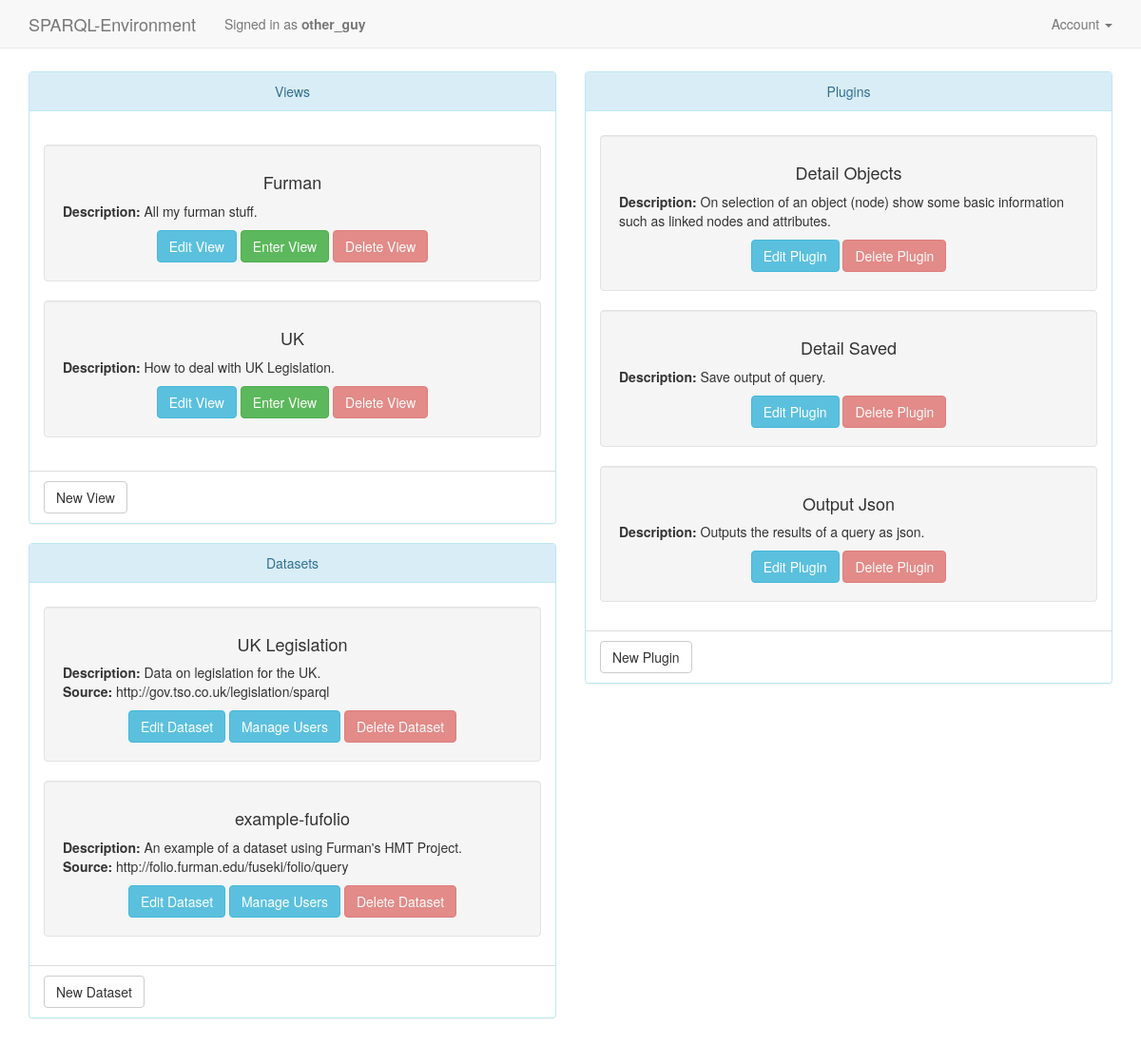
/homepage.php (signed in), run on the app's committed database.
### tables this page shows
CREATE TABLE view (
	id int NOT NULL AUTO_INCREMENT PRIMARY KEY,
	name varchar(50) NOT NULL,
	description varchar(140),
	user_id varchar(50) NOT NULL,
	plugin_doc_id varchar(50),
	history_doc_id varchar(50),
	CONSTRAINT user_view_fk
	FOREIGN KEY (user_id) REFERENCES user(username)
	ON UPDATE CASCADE
	ON DELETE CASCADE
);

CREATE TABLE dataset (
	id int NOT NULL AUTO_INCREMENT PRIMARY KEY,
	name varchar(50) NOT NULL,
	description varchar(140) NOT NULL,
	source varchar(100) NOT NULL,
	prefix_list text,
	variable_list text
);

CREATE TABLE plugin (
	urn varchar(140) NOT NULL PRIMARY KEY,
	name varchar(50) NOT NULL,
	description varchar(140) NOT NULL,
	config_doc_id varchar(50),
	owner varchar(50) NOT NULL,
	CONSTRAINT user_plugin_fk
	FOREIGN KEY (owner) REFERENCES user(username)
	ON UPDATE CASCADE
	ON DELETE CASCADE
);

### homepage.php (the view, shortened to what this page needs)
<?php
    require("common.php");
?>
<!DOCTYPE html>
<html>
<head>
	<link rel="stylesheet" type="text/css" href="webroot/css/bootstrap.css"/>
	<link rel="stylesheet" type="text/css" href="webroot/css/bootstrap-adjust.css"/>
</head>
<nav class="navbar navbar-default navbar-fixed-top">
<div class="container">
  <div class="navbar-header">
    <a class="navbar-brand" href="homepage.php">SPARQL-Environment</a>
    <p class="navbar-text">Signed in as
      <b><?php echo htmlentities($_SESSION['user']['username'], ENT_QUOTES, 'UTF-8'); ?></b>
    </p>
  </div>
  <div class="collapse navbar-collapse" id="bs-example-navbar-collapse-1">
    <ul class="nav navbar-nav navbar-right">
      <li class="dropdown">
        <a href="#" class="dropdown-toggle" data-toggle="dropdown" role="button" aria-haspopup="true" aria-expanded="false">Account <span class="caret"></span></a>
      </li>
    </ul>
  </div>
</div>
</nav>
<body>
	<div id="main-container">
	<div id="content" class="container">
	<div id="page-container" class="row">
	<div id="page-content" class="col-sm-12">
	  <div class="row">
      <div class="col-sm-6">
        <div class="panel panel-info">
          <div class="panel-heading" style="text-align: center;">Views</div>
          <div class="panel-body" style="padding-top: 35px;">
            <?php
                $query = "SELECT id, name, description FROM view
                          WHERE view.user_id = :user_id";
                $query_params = array(':user_id' => $_SESSION['user']['username']);
                try {
                    $stmt = $db->prepare($query);
                    $result = $stmt->execute($query_params);
                } catch(PDOException $ex) {
                    die("Failed to run query: " . $ex->getMessage());
                }
                while($row = $stmt->fetch()) {
                  print('<div class="well">
                          <h4 style="text-align: center;">' . $row['name'] . '</h4>' .
                          "<b>Description:</b> " . $row['description'] .
                          '<br/><div style="text-align: center; padding-top: 10px;">
                            <a class="btn btn-info" href="edit_view.php?id=' . $row['id'] . '" role="button">Edit View</a>
                            <a class="btn btn-success" href="view.php?id=' . $row['id'] . '" role="button">Enter View</a>
                            <a class="btn btn-danger" role="button" disabled="disabled">Delete View</a>
                          </div>
                        </div>');
                }
            ?>
          </div>
          <ul class="list-group">
            <li class="list-group-item">
              <a class="btn btn-default" href="new_view.php" role="button">New View</a>
            </li>
          </ul>
        </div>
        <div class="panel panel-info">
          <div class="panel-heading" style="text-align: center;">Datasets</div>
          <ul class="list-group">
            <li class="list-group-item" style="padding-top: 25px;">
              <?php
                  $query = "SELECT dataset.id, dataset.name, dataset.description, dataset.source
                            FROM dataset, datapermission
                            WHERE datapermission.user_id = :user_id
                            AND datapermission.data_id = dataset.id";
                  $query_params = array(':user_id' => $_SESSION['user']['username']);
                  try {
                      $stmt = $db->prepare($query);
                      $result = $stmt->execute($query_params);
                  } catch(PDOException $ex) {
                      die("Failed to run query: " . $ex->getMessage());
                  }
                  while($row = $stmt->fetch()) {
                    print('<div class="well">
                            <h4 style="text-align: center;">' . $row['name'] . '</h4>' .
                            "<b>Description:</b> " . $row['description'] .
                            "<br/><b>Source:</b> " . $row['source'] .
                            '<br/><div style="text-align: center; padding-top: 10px;">
                              <a class="btn btn-info" href="edit_dataset.php?id=' . $row['id'] . '" role="button">Edit Dataset</a>
                              <a class="btn btn-info" href="manage_users.php?id=' . $row['id'] . '" role="button">Manage Users</a>
                              <a class="btn btn-danger" role="button" disabled="disabled">Delete Dataset</a>
                            </div>
                          </div>');
                  }
                ?>
            </li>
            <li class="list-group-item">
              <a class="btn btn-default" href="new_dataset.php" role="button">New Dataset</a>
            </li>
          </ul>
        </div>
      </div>
      <div class="col-sm-6">
        <div class="panel panel-info">
          <div class="panel-heading" style="text-align: center;">Plugins</div>
          <ul class="list-group">
            <li class="list-group-item" style="padding-top: 25px;">
              <?php
                  $query = "SELECT urn, name, description FROM plugin
                            WHERE owner = :user_id";
                  $query_params = array(':user_id' => $_SESSION['user']['username']);
                  try {
                      $stmt = $db->prepare($query);
                      $result = $stmt->execute($query_params);
                  } catch(PDOException $ex) {
                      die("Failed to run query: " . $ex->getMessage());
                  }
                  while($row = $stmt->fetch()) {
                    print('<div class="well">
                            <h4 style="text-align: center;">' . $row['name'] . '</h4>' .
                            "<b>Description:</b> " . $row['description'] .
                            '<br/><div style="text-align: center; padding-top: 10px;">
                              <a class="btn btn-info" href="edit_plugin.php?urn=' . $row['urn'] . '" role="button">Edit Plugin</a>
                              <a class="btn btn-danger" role="button" disabled="disabled">Delete Plugin</a>
                            </div>
                          </div>');
                  }
                ?>
            </li>
            <li class="list-group-item">
              <a class="btn btn-default" href="new_plugin.php" role="button">New Plugin</a>
            </li>
          </ul>
        </div>
      </div>
    </div>
	</div>
	</div>
	</div>
	</div>
</body>
</html>

### data on the page
view: name "Furman", description "All my furman stuff."
view: name "UK", description "How to deal with UK Legislation."
dataset: name "UK Legislation", description "Data on legislation for the UK.", source "http://gov.tso.co.uk/legislation/sparql"
dataset: name "example-fufolio", description "An example of a dataset using Furman's HMT Project.", source "http://folio.furman.edu/fuseki/folio/query"
plugin: name "Detail Objects", description "On selection of an object (node) show some basic information such as linked nodes and attributes."
plugin: name "Detail Saved", description "Save output of query."
plugin: name "Output Json", description "Outputs the results of a query as json."

### other printed values
$_SESSION['user']['username'] "other_guy"
